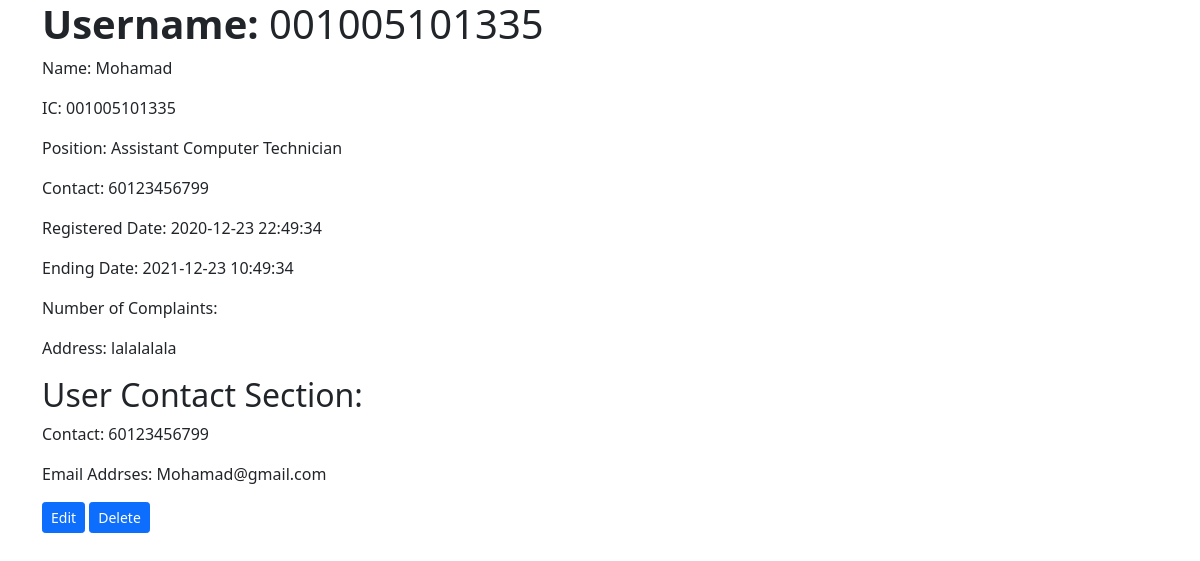
/CRUDusers/detailUser.php?id=001005101335 (signed in), run on the app's committed database.
### tables this page shows
CREATE TABLE `users` (
  `u_userIC` varchar(12) NOT NULL,
  `pwd` varchar(15) NOT NULL,
  `name` varchar(50) NOT NULL,
  `postBI` varchar(50) DEFAULT NULL,
  `postBM` varchar(50) DEFAULT NULL,
  `address` varchar(100) DEFAULT NULL,
  `email` varchar(30) NOT NULL,
  `contact` varchar(12) NOT NULL,
  `dateRegistered` datetime DEFAULT NULL,
  `no_aduan` int(5) DEFAULT NULL,
  `u_img_path` varchar(50) DEFAULT NULL,
  `userType` varchar(2) NOT NULL CHECK (`userType` in ('1','2','3','4'))
);

### CRUDusers/detailUser.php (the view, shortened to what this page needs)
<?php
    require_once("UsersBack\dbconfigUser.php");
    if(isset($_GET['id'])){
        $id = $_GET['id'];
        $sql = "SELECT * FROM users WHERE u_userIC=".$id.";";
        $result = mysqli_query($conn, $sql);
        if ($result){
            $row = mysqli_fetch_array($result);
?>
<!DOCTYPE html>
<html lang="en">
<head>
    <link href="https://cdn.jsdelivr.net/npm/bootstrap@5.0.0-beta1/dist/css/bootstrap.min.css" rel="stylesheet">
</head>
<body>
    <div class="container">
        <h1><strong>Username: </strong><?php echo $row["u_userIC"];?></h1>
        <?php $EndingDate=date('Y-m-d h:i:s', strtotime('+1 year', strtotime($row["dateRegistered"])) ); ?>
        <p>Name: <?php echo $row["name"];?></p>
        <p>IC: <?php echo $row["u_userIC"];?></p>
        <p>Position: <?php echo $row["postBI"];?></p>
        <p>Contact: <?php echo $row["contact"];?></p>
        <p>Registered Date: <?php echo $row["dateRegistered"];?></p>
        <p>Ending Date: <?php echo $EndingDate;?></p>
        <p>Number of Complaints: <?php echo $row["no_aduan"];?></p>
        <p>Address: <?php echo $row["address"];?></p>
        <h2>User Contact Section:</h2>
        <p>Contact: <?php echo $row["contact"];?></p>
        <p>Email Addrses: <?php echo $row["email"];?></p>
        <a href="updateUser.php?id=<?php echo $id; ?>" class="btn btn-primary btn-sm">Edit</a>
        <a href="deleteUser.php?id=<?php echo $id; ?>" class="btn btn-primary btn-sm">Delete</a>
    </div>
</body>
</html>
<?php
        } else{
            echo "ERROR:  $conn->error";
            header("refresh: 6; location: readUser.php");
        }
    } else {
        echo "ERROR Occur! Will direct back to the same page in 5 seconds";
        header("refresh: 6; location: readUser.php");
    }
?>

### data on the page
users: name "Mohamad", u_userIC "001005101335", postBI "Assistant Computer Technician", contact "60123456799", dateRegistered "2020-12-23 22:49:34", dateRegistered "2021-12-23 10:49:34", address "lalalalala", email "Mohamad@gmail.com"
